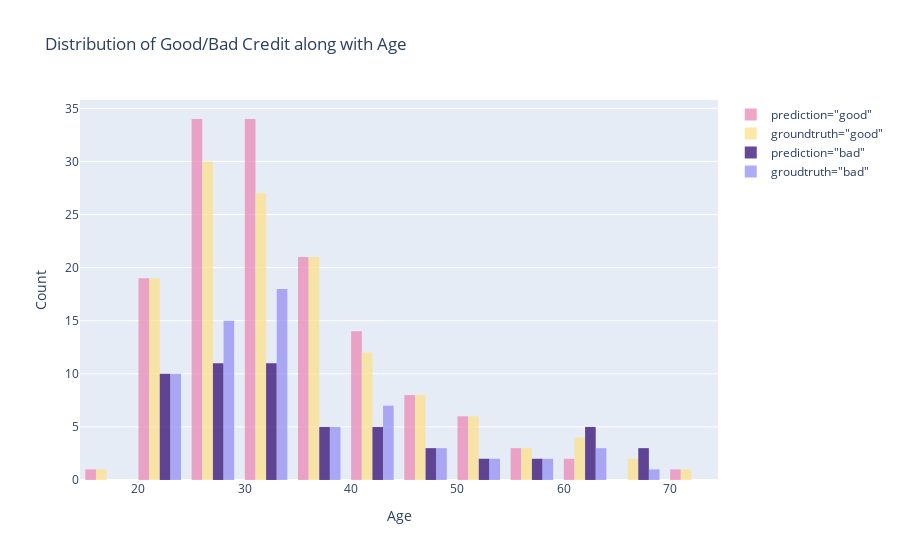

The notebook cell this image was saved under:
### Markdown cell above
##### a. Distribution of Predictions by New Model

### Code cell
# visualize the results
fig = go.Figure()
fig.add_trace(go.Histogram(
    x=val_full[val_full['Risk_pred(protected=Age, model=RF)']=='good']['Age'],
    marker_color='#EB89B5',
    opacity=0.75,
    name='prediction="good"'
))
fig.add_trace(go.Histogram(
    x=val_full[val_full['Risk']=='good']['Age'],
    marker_color='#FDE18A',
    opacity=0.75,
    name='groundtruth="good"'
))
fig.add_trace(go.Histogram(
    x=val_full[val_full['Risk_pred(protected=Age, model=RF)']=='bad']['Age'],
    marker_color='#330C73',
    opacity=0.75,
    name='prediction="bad"'
))
fig.add_trace(go.Histogram(
    x=val_full[val_full['Risk']=='bad']['Age'],
    marker_color='#9591F3',
    opacity=0.75,
    name='groudtruth="bad"'
))
fig.update_layout(
    title_text='Distribution of Good/Bad Credit along with Age',
    xaxis_title='Age',
    yaxis_title='Count'
)
# fig.write_image('../results/anti-classification-age.png', scale=5)
fig.show()

### Figure 1 — Plotly figure (JSON) as saved in the notebook; plotly's stock layout.template omitted (floating-point values rounded to 4 significant figures; data arrays with more than 128 entries replaced by an {"elided": "..."} marker saying what was removed)
{"data": [{"marker": {"color": "#EB89B5"}, "name": "prediction=\"good\"", "opacity": 0.75, "type": "histogram", "x": {"elided": "143 int values"}}, {"marker": {"color": "#FDE18A"}, "name": "groundtruth=\"good\"", "opacity": 0.75, "type": "histogram", "x": {"elided": "134 int values"}}, {"marker": {"color": "#330C73"}, "name": "prediction=\"bad\"", "opacity": 0.75, "type": "histogram", "x": [29, 48, 26, 42, 28, 24, 68, 32, 31, 32, 29, 32, 23, 22, 33, 22, 63, 29, 35, 29, 23, 23, 31, 24, 50, 42, 32, 60, 31, 29, 53, 28, 43, 23, 59, 61, 22, 39, 27, 57, 63, 28, 27, 34, 35, 30, 23, 65, 63, 30, 43, 47, 43, 38, 37, 46, 65]}, {"marker": {"color": "#9591F3"}, "name": "groudtruth=\"bad\"", "opacity": 0.75, "type": "histogram", "x": [29, 48, 34, 53, 26, 27, 42, 41, 34, 27, 20, 43, 28, 22, 24, 42, 27, 68, 29, 29, 32, 23, 22, 38, 42, 31, 33, 29, 29, 23, 31, 24, 34, 42, 32, 60, 53, 33, 33, 26, 28, 26, 33, 23, 59, 32, 61, 39, 29, 24, 57, 27, 31, 34, 30, 34, 32, 23, 35, 63, 43, 34, 38, 47, 37, 46]}], "layout": {"title": {"text": "Distribution of Good/Bad Credit along with Age"}, "xaxis": {"title": {"text": "Age"}}, "yaxis": {"title": {"text": "Count"}}}}
